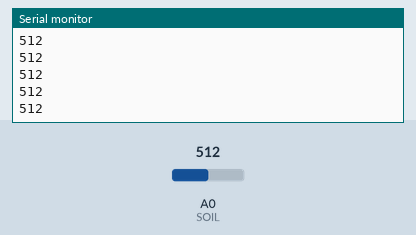
Simulated run of this sketch. Board: Arduino Uno, built with avr-gcc and run on an emulated ATmega328P. Parts: the last lines printed to the serial monitor. Inputs (shaded band) come from the test bench; at power-on: A0 (SOIL) = 512.

Above: at 1.2 s.
1.3 s: A0 (SOIL) set to 716
At 1.56 s:
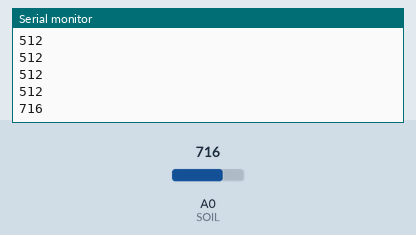
2.8 s: A0 (SOIL) set to 900
At 2.96 s:
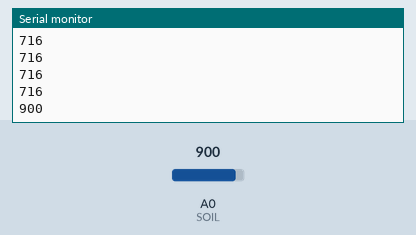
Timing chart, 0 to 5.8 s (numbered marks = the images above; inputs shaded):
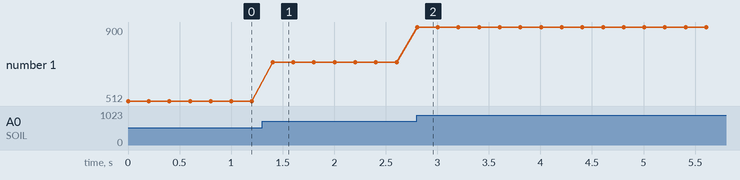

The sketch:

ESP_SOIL.ino
```cpp
/******************************************************************************
  Project  : NECTEC IoT Camp 2016
  Compiler : Arduino 1.6.7
  Board    : ESPresso Lite V2
  Device   : Soil moisture
  Author   : Chiang Mai Maker Club
*******************************************************************************/

#define SOIL A0
int soilValue;

void setup()
{
  // initialize Serial port
  Serial.begin(115200);
}

void loop()
{
  //read the input on analog pin 0
  soilValue = analogRead(SOIL);

  // print out the value you read:
  Serial.println(soilValue);
  delay(200);
}
```

Measured:
- after the input at 1.3 s, the serial monitor: prints a new line after 0.10 s (image 1)
- after the input at 2.8 s, the serial monitor: prints a new line at once (image 2)
- plotted number 1: 512 → 716 after the input at 1.3 s, 716 → 900 after the input at 2.8 s
